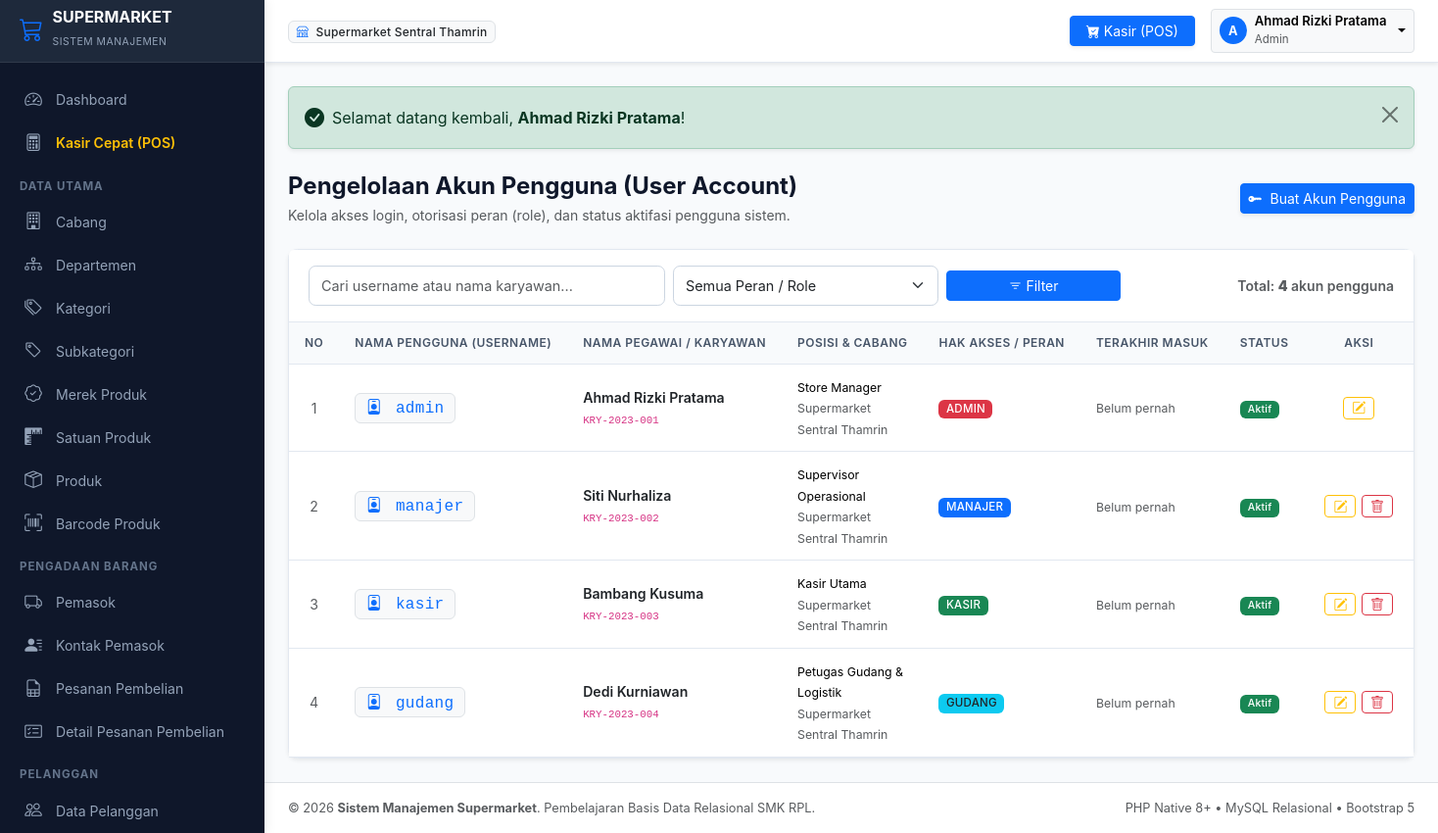
/modules/akun_karyawan/index.php (signed in), run on the app's committed database.
### tables this page shows
CREATE TABLE `akun_karyawan` (
    `id_akun` INT AUTO_INCREMENT PRIMARY KEY,
    `id_karyawan` INT NOT NULL UNIQUE,
    `username` VARCHAR(50) NOT NULL UNIQUE,
    `password` VARCHAR(255) NOT NULL,
    `peran` ENUM('admin', 'kasir', 'gudang', 'manajer') NOT NULL DEFAULT 'admin',
    `status` ENUM('aktif', 'nonaktif') NOT NULL DEFAULT 'aktif',
    `terakhir_login` DATETIME DEFAULT NULL,
    `created_at` DATETIME NOT NULL DEFAULT CURRENT_TIMESTAMP,
    CONSTRAINT `fk_akun_karyawan` FOREIGN KEY (`id_karyawan`) 
        REFERENCES `karyawan` (`id_karyawan`) ON UPDATE CASCADE ON DELETE CASCADE
);

CREATE TABLE `karyawan` (
    `id_karyawan` INT AUTO_INCREMENT PRIMARY KEY,
    `nik` VARCHAR(30) NOT NULL UNIQUE,
    `nama_karyawan` VARCHAR(100) NOT NULL,
    `id_jabatan` INT NOT NULL,
    `id_cabang` INT NOT NULL,
    `jenis_kelamin` ENUM('L', 'P') NOT NULL,
    `nomor_telepon` VARCHAR(20) NOT NULL,
    `email` VARCHAR(100) DEFAULT NULL,
    `alamat` TEXT DEFAULT NULL,
    `tanggal_masuk` DATE NOT NULL,
    `status` ENUM('aktif', 'nonaktif') NOT NULL DEFAULT 'aktif',
    INDEX `idx_karyawan_jabatan` (`id_jabatan`),
    INDEX `idx_karyawan_cabang` (`id_cabang`),
    CONSTRAINT `fk_karyawan_jabatan` FOREIGN KEY (`id_jabatan`) 
        REFERENCES `jabatan` (`id_jabatan`) ON UPDATE CASCADE ON DELETE RESTRICT,
    CONSTRAINT `fk_karyawan_cabang` FOREIGN KEY (`id_cabang`) 
        REFERENCES `cabang` (`id_cabang`) ON UPDATE CASCADE ON DELETE RESTRICT
);

CREATE TABLE `jabatan` (
    `id_jabatan` INT AUTO_INCREMENT PRIMARY KEY,
    `kode_jabatan` VARCHAR(20) NOT NULL UNIQUE,
    `nama_jabatan` VARCHAR(50) NOT NULL,
    `gaji_pokok` DECIMAL(15,2) NOT NULL DEFAULT 0.00,
    `deskripsi` TEXT DEFAULT NULL
);

CREATE TABLE `cabang` (
    `id_cabang` INT AUTO_INCREMENT PRIMARY KEY,
    `kode_cabang` VARCHAR(20) NOT NULL UNIQUE,
    `nama_cabang` VARCHAR(100) NOT NULL,
    `alamat` TEXT NOT NULL,
    `telepon` VARCHAR(20) NOT NULL,
    `email` VARCHAR(100) DEFAULT NULL,
    `status` ENUM('aktif', 'nonaktif') NOT NULL DEFAULT 'aktif',
    `created_at` DATETIME NOT NULL DEFAULT CURRENT_TIMESTAMP,
    INDEX `idx_cabang_status` (`status`)
);

### modules/akun_karyawan/index.php (the view, shortened to what this page needs)
<?php
require_once __DIR__ . '/../../includes/header.php';
$cari = trim($_GET['cari'] ?? '');
$halaman_aktif = (int)($_GET['halaman'] ?? 1);
$limit = 10;
$sqlCount = "
    SELECT COUNT(*)
    FROM akun_karyawan a
    INNER JOIN karyawan k ON a.id_karyawan = k.id_karyawan
    WHERE 1=1
";
$params = [];
$stmt = $pdo->prepare($sqlCount);
$stmt->execute($params);
$total_data = (int)$stmt->fetchColumn();
$paginasi = hitung_pagination($total_data, $limit, $halaman_aktif);
$sqlData = "
    SELECT
        a.*,
        k.nik,
        k.nama_karyawan,
        j.nama_jabatan,
        c.nama_cabang
    FROM akun_karyawan a
    INNER JOIN karyawan k ON a.id_karyawan = k.id_karyawan
    INNER JOIN jabatan j ON k.id_jabatan = j.id_jabatan
    INNER JOIN cabang c ON k.id_cabang = c.id_cabang
    WHERE 1=1
";
$sqlData .= " ORDER BY a.id_akun ASC LIMIT {$paginasi['limit']} OFFSET {$paginasi['offset']}";
$stmt = $pdo->prepare($sqlData);
$stmt->execute($params);
$daftar_akun = $stmt->fetchAll();
?>
<div class="d-flex flex-column flex-md-row justify-content-between align-items-md-center gap-3 mb-4">
    <div>
        <h4 class="fw-bold mb-1">Pengelolaan Akun Pengguna (User Account)</h4>
        <p class="text-muted small mb-0">Kelola akses login, otorisasi peran (role), dan status aktifasi pengguna sistem.</p>
    </div>
    <div>
        <a href="<?= base_url('modules/akun_karyawan/tambah.php') ?>" class="btn btn-primary btn-sm shadow-sm">
            <i class="bi bi-key-fill me-1"></i> Buat Akun Pengguna
        </a>
    </div>
</div>
<div class="card shadow-sm">
    <div class="card-header bg-white py-3">
        <form method="GET" action="" class="row g-2 align-items-center">
            <div class="col-sm-5 col-md-4">
                <input type="text" name="cari" class="form-control form-control-sm" placeholder="Cari username atau nama karyawan..." value="<?= escape($cari) ?>">
            </div>
            <div class="col-sm-4 col-md-3">
                <select name="peran" class="form-select form-select-sm" onchange="this.form.submit()">
                    <option value="">Semua Peran / Role</option>
                </select>
            </div>
            <div class="col-sm-3 col-md-2">
                <button class="btn btn-primary btn-sm w-100" type="submit"><i class="bi bi-filter"></i> Filter</button>
            </div>
            <div class="col-md-3 text-md-end text-muted small">
                Total: <strong><?= $paginasi['total_data'] ?></strong> akun pengguna
            </div>
        </form>
    </div>
    <div class="table-responsive">
        <table class="table table-hover align-middle">
            <thead>
                <tr>
                    <th style="width: 50px;" class="text-center">No</th>
                    <th>Nama Pengguna (Username)</th>
                    <th>Nama Pegawai / Karyawan</th>
                    <th>Posisi & Cabang</th>
                    <th>Hak Akses / Peran</th>
                    <th>Terakhir Masuk</th>
                    <th>Status</th>
                    <th class="text-center" style="width: 140px;">Aksi</th>
                </tr>
            </thead>
            <tbody>
                <?php if (empty($daftar_akun)): ?>
                    <tr>
                        <td colspan="8" class="text-center py-4 text-muted">
                            <i class="bi bi-key fs-3 d-block mb-1"></i> Data akun karyawan tidak ditemukan.
                        </td>
                    </tr>
                <?php else: ?>
                    <?php $no = $paginasi['dari']; foreach ($daftar_akun as $row): ?>
                        <tr>
                            <td class="text-center text-muted"><?= $no++ ?></td>
                            <td>
                                <span class="badge bg-light text-primary border font-monospace fs-6">
                                    <i class="bi bi-person-badge me-1"></i> <?= escape($row['username']) ?>
                                </span>
                            </td>
                            <td>
                                <div class="fw-semibold text-dark"><?= escape($row['nama_karyawan']) ?></div>
                                <small class="text-muted"><code><?= escape($row['nik']) ?></code></small>
                            </td>
                            <td>
                                <div><small><?= escape($row['nama_jabatan']) ?></small></div>
                                <small class="text-muted"><?= escape($row['nama_cabang']) ?></small>
                            </td>
                            <td>
                                <?php
                                $badge_role = match($row['peran']) {
                                    'admin' => 'bg-danger',
                                    'kasir' => 'bg-success',
                                    'manajer' => 'bg-primary',
                                    'gudang' => 'bg-info text-dark',
                                    default => 'bg-secondary'
                                };
                                ?>
                                <span class="badge <?= $badge_role ?> text-uppercase" style="font-size: 0.72rem;"><?= escape($row['peran']) ?></span>
                            </td>
                            <td><small><?= $row['terakhir_login'] ? tanggal_indo($row['terakhir_login'], true) : '<span class="text-muted">Belum pernah</span>' ?></small></td>
                            <td><?= badge_status($row['status']) ?></td>
                            <td class="text-center">
                                <div class="btn-action-group">
                                    <a href="<?= base_url('modules/akun_karyawan/edit.php?id=' . $row['id_akun']) ?>" class="btn btn-outline-warning btn-sm py-0 px-2" title="Ubah Akun / Reset Password">
                                        <i class="bi bi-pencil-square"></i>
                                    </a>
                                    <?php if ($row['id_akun'] !== $user_aktif['id_akun']): ?>
                                        <button type="button" class="btn btn-outline-danger btn-sm py-0 px-2" data-bs-toggle="modal" data-bs-target="#modalKonfirmasiHapus" data-url="<?= base_url('modules/akun_karyawan/hapus.php?id=' . $row['id_akun']) ?>" data-nama="Akun <?= escape($row['username']) ?> (<?= escape($row['nama_karyawan']) ?>)" title="Hapus Akun">
                                            <i class="bi bi-trash"></i>
                                        </button>
                                    <?php endif; ?>
                                </div>
                            </td>
                        </tr>
                    <?php endforeach; ?>
                <?php endif; ?>
            </tbody>
        </table>
    </div>
</div>
<?php require_once __DIR__ . '/../../includes/footer.php'; ?>

### includes/fungsi.php (shortened to what this page needs)
<?php
function base_url($path = '') {
    $scriptName = str_replace('\\', '/', $_SERVER['SCRIPT_NAME'] ?? '');
    $parts = explode('/', trim($scriptName, '/'));
    $rootFolder = $parts[0] ?? '';
    $protocol = (!empty($_SERVER['HTTPS']) && $_SERVER['HTTPS'] !== 'off') ? 'https' : 'http';
    $host = $_SERVER['HTTP_HOST'] ?? 'localhost';
    $base = $protocol . '://' . $host . '/' . $rootFolder;
    if ($path !== '') {
        return rtrim($base, '/') . '/' . ltrim($path, '/');
    }
    return rtrim($base, '/');
}
function escape($string) {
    return htmlspecialchars((string)$string, ENT_QUOTES, 'UTF-8');
}
function badge_status($status) {
    $status_str = strtolower(trim((string)$status));
    $badge_class = 'bg-secondary';
    $label = ucfirst($status);
    switch ($status_str) {
        case 'aktif':
        case 'lunas':
        case 'diterima':
        case 'berhasil':
        case 'utama':
        case 'ya':
            $badge_class = 'bg-success';
            $label = ($status_str === 'ya') ? 'Ya' : ucfirst($status_str);
            break;
    }
    return "<span class=\"badge {$badge_class} px-2 py-1\">" . escape($label) . "</span>";
}
function flash_display() {
    if (isset($_SESSION['flash'])) {
        $tipe = $_SESSION['flash']['tipe'];
        $pesan = $_SESSION['flash']['pesan'];
        $icon = match($tipe) {
            'success' => 'bi-check-circle-fill',
            'danger' => 'bi-exclamation-triangle-fill',
            'warning' => 'bi-exclamation-circle-fill',
            default => 'bi-info-circle-fill'
        };
        echo "
        <div class=\"alert alert-{$tipe} alert-dismissible fade show d-flex align-items-center mb-4 shadow-sm\" role=\"alert\">
            <i class=\"bi {$icon} me-2 fs-5\"></i>
            <div class=\"flex-grow-1\">{$pesan}</div>
            <button type=\"button\" class=\"btn-close\" data-bs-dismiss=\"alert\" aria-label=\"Close\"></button>
        </div>";
    }
}
function user_login() {
    return [
        'id_akun' => $_SESSION['user_id'] ?? null,
        'id_karyawan' => $_SESSION['id_karyawan'] ?? null,
        'username' => $_SESSION['username'] ?? 'Tamu',
        'nama_karyawan' => $_SESSION['nama_karyawan'] ?? 'Pengguna',
        'peran' => $_SESSION['peran'] ?? 'guest',
        'nama_jabatan' => $_SESSION['nama_jabatan'] ?? 'Staff',
        'nama_cabang' => $_SESSION['nama_cabang'] ?? 'Pusat'
    ];
}
function hitung_pagination($total_data, $limit = 10, $halaman_aktif = 1) {
    $total_data = max(0, (int)$total_data);
    $limit = max(1, (int)$limit);
    $total_halaman = max(1, (int)ceil($total_data / $limit));
    $halaman_aktif = max(1, min((int)$halaman_aktif, $total_halaman));
    $offset = ($halaman_aktif - 1) * $limit;
    $dari = $total_data > 0 ? $offset + 1 : 0;
    $sampai = min($offset + $limit, $total_data);
    return [
        'total_data' => $total_data,
        'limit' => $limit,
        'halaman_aktif' => $halaman_aktif,
        'total_halaman' => $total_halaman,
        'offset' => $offset,
        'dari' => $dari,
        'sampai' => $sampai
    ];
}

### assets/css/style.css (style rules this page uses)
:root { --primary-color: #2563eb; --primary-hover: #1d4ed8; --secondary-color: #475569; --sidebar-bg: #0f172a; --sidebar-header: #1e293b; --sidebar-color: #94a3b8; --sidebar-hover: #ffffff; --sidebar-active-bg: #2563eb; --body-bg: #f8fafc; --card-bg: #ffffff; --border-color: #e2e8f0; --text-primary: #0f172a; --text-secondary: #64748b; --sidebar-width: 270px; --header-height: 64px; }
body { font-family: -apple-system, BlinkMacSystemFont, "Segoe UI", Roboto, "Helvetica Neue", Arial, sans-serif; background-color: var(--body-bg); color: var(--text-primary); min-height: 100vh; overflow-x: hidden; }
.card { border: 1px solid var(--border-color); border-radius: 0.6rem; box-shadow: 0 1px 3px rgba(0, 0, 0, 0.04); background-color: #ffffff; }
.card-header { background-color: #ffffff; border-bottom: 1px solid var(--border-color); padding: 1rem 1.25rem; font-weight: 600; }
.table { margin-bottom: 0; font-size: 0.88rem; vertical-align: middle; }
.table thead th { background-color: #f8fafc; color: #475569; font-weight: 600; text-transform: uppercase; font-size: 0.75rem; letter-spacing: 0.04em; border-bottom: 1px solid var(--border-color); white-space: nowrap; padding: 0.75rem 1rem; }
.table tbody td { padding: 0.75rem 1rem; border-bottom: 1px solid var(--border-color); }
.badge { font-weight: 500; letter-spacing: 0.02em; }
.form-control, .form-select { border-color: #cbd5e1; font-size: 0.9rem; border-radius: 0.45rem; padding: 0.55rem 0.75rem; }
.btn-action-group { display: inline-flex; gap: 0.35rem; }

### data on the page
akun_karyawan: username "admin", id_karyawan.nama_karyawan "Ahmad Rizki Pratama", id_karyawan.nik "KRY-2023-001", jabatan.nama_jabatan "Store Manager", cabang.nama_cabang "Supermarket Sentral Thamrin", peran "ADMIN", shows "Belum pernah", status "Aktif"
akun_karyawan: username "manajer", id_karyawan.nama_karyawan "Siti Nurhaliza", id_karyawan.nik "KRY-2023-002", jabatan.nama_jabatan "Supervisor Operasional", cabang.nama_cabang "Supermarket Sentral Thamrin", peran "MANAJER", shows "Belum pernah", status "Aktif"
akun_karyawan: username "kasir", id_karyawan.nama_karyawan "Bambang Kusuma", id_karyawan.nik "KRY-2023-003", jabatan.nama_jabatan "Kasir Utama", cabang.nama_cabang "Supermarket Sentral Thamrin", peran "KASIR", shows "Belum pernah", status "Aktif"
akun_karyawan: username "gudang", id_karyawan.nama_karyawan "Dedi Kurniawan", id_karyawan.nik "KRY-2023-004", jabatan.nama_jabatan "Petugas Gudang & Logistik", cabang.nama_cabang "Supermarket Sentral Thamrin", peran "GUDANG", shows "Belum pernah", status "Aktif"

### other printed values
$user_aktif['nama_cabang'] "Supermarket Sentral Thamrin"
substr($user_aktif['nama_karyawan'], 0, 1) "A"
$user_aktif['nama_karyawan'] "Ahmad Rizki Pratama"
$user_aktif['peran'] "Admin"
$pesan "Selamat datang kembali, Ahmad Rizki Pratama !"
$paginasi['total_data'] "4"
